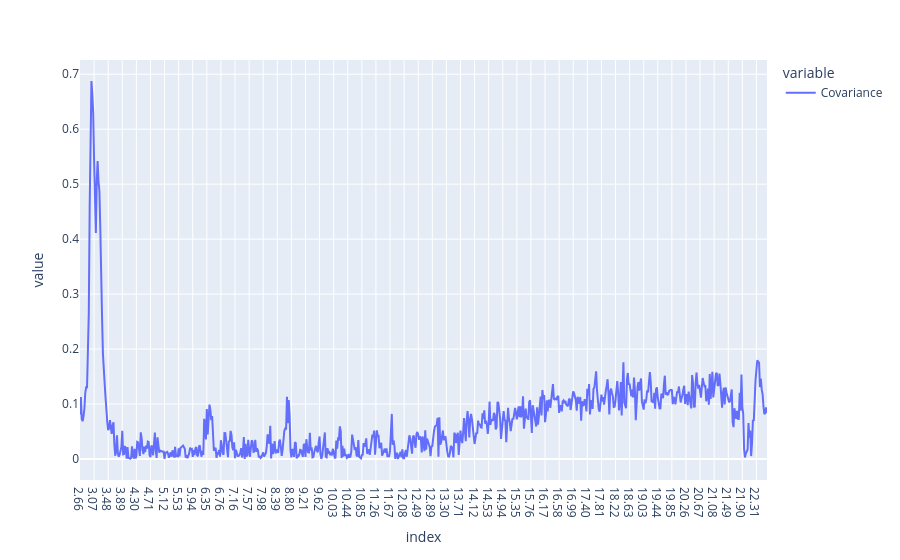

Source (notebook cell):
### Code cell
# calculando a covariancia entre cada variável espectral e a predição do modelo SVM
cov_scores = []
for col in Xcalclass_prep.columns:
    x_values = Xcalclass_prep[col].values
    covariance = np.cov(x_values, y_pred)[0, 1] # covariance between x and y
    cov_scores.append(covariance)
cov_scores_df = pd.DataFrame(cov_scores, index=Xcalclass_prep.columns, columns=['Covariance'])
cov_scores_df = np.abs(cov_scores_df)
cov_scores_df.plot()

### Figure 1 — Plotly figure (JSON) as saved in the notebook; plotly's stock layout.template omitted (floating-point values rounded to 4 significant figures; data arrays with more than 128 entries replaced by an {"elided": "..."} marker saying what was removed)
{"data": [{"hovertemplate": "variable=Covariance<br>index=%{x}<br>value=%{y}<extra></extra>", "legendgroup": "Covariance", "line": {"color": "#636efa", "dash": "solid"}, "marker": {"symbol": "circle"}, "mode": "lines", "name": "Covariance", "orientation": "v", "showlegend": true, "type": "scatter", "x": {"elided": "781 str values"}, "xaxis": "x", "y": {"elided": "781 float values"}, "yaxis": "y"}], "layout": {"legend": {"title": {"text": "variable"}, "tracegroupgap": 0}, "margin": {"t": 60}, "xaxis": {"anchor": "y", "domain": [0, 1], "title": {"text": "index"}}, "yaxis": {"anchor": "x", "domain": [0, 1], "title": {"text": "value"}}}}
